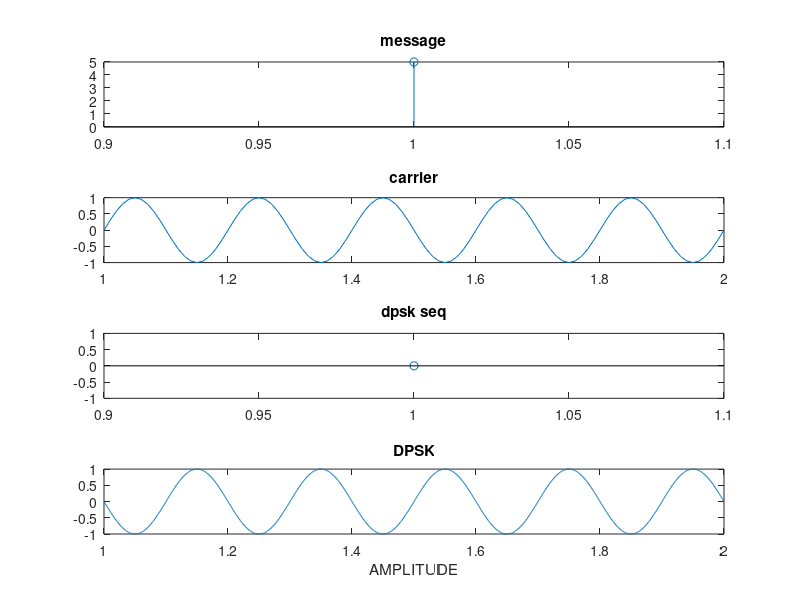

The MATLAB source for this figure:
clc;
clear all; 
x=input('message');
subplot(4,1,1);
stem(x);
title('message');
l=length(x);
f=input('frequency');
n=1;
t=n:0.01:n+1;
c=sin(2*pi*f*t);
subplot(4,1,2);
plot(t,c);
title('carrier');
ref_bit=1;
for n=1:l
    t=n:0.001:n+1;
    dk1=ref_bit;
    if(x(n)==dk1)
        dk=1;
        hold on;
        subplot(4,1,3);
        stem(n,dk);
    else
        dk=0;
        hold on;
        subplot(4,1,3);
        stem(n,dk);
  
    end
    
    title('dpsk seq');
    if(dk==1)
        y=sin(2*pi*f*t);
        hold on;
        subplot(4,1,4);
        plot(t,y);
    else
        y=-sin(2*pi*f*t);
        hold on;
        subplot(4,1,4);
        plot(t,y);
    end
    ref_bit=dk;
end
xlabel('AMPLITUDE');
title('DPSK');
